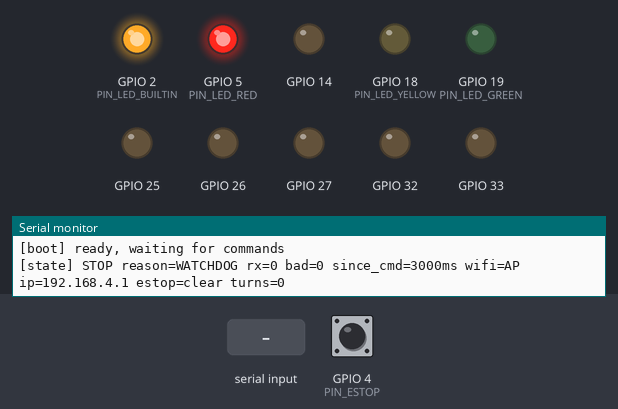
A sketch run on a simulated ESP32. Shown: output pins drawn as LEDs (lit = HIGH), the last lines printed to the serial monitor. The test bench sets the inputs (shaded band); at power-on: GPIO 4 (PIN_ESTOP) HIGH. WiFi joins after 1.5 s; servers stay silent unless stated; not simulated (calls return 0 or success): secrets.h.

Above: at 1.2 s.
1.3 s: GPIO 4 (PIN_ESTOP) pulled LOW for 1 s
4.3 s: "F\n" received over Serial
At 4.7 s:
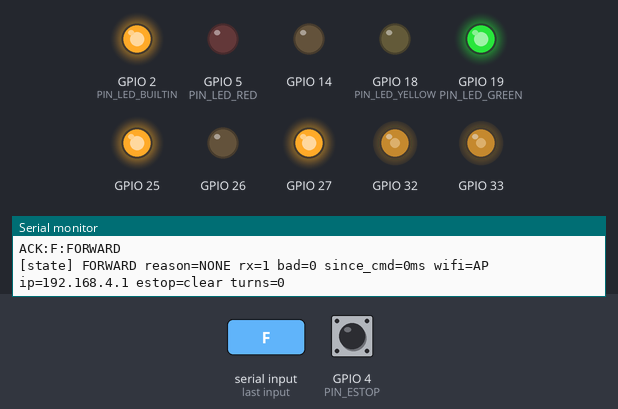
7.3 s: "P\n" received over Serial
10.3 s: "L\n" received over Serial
At 10.45 s:
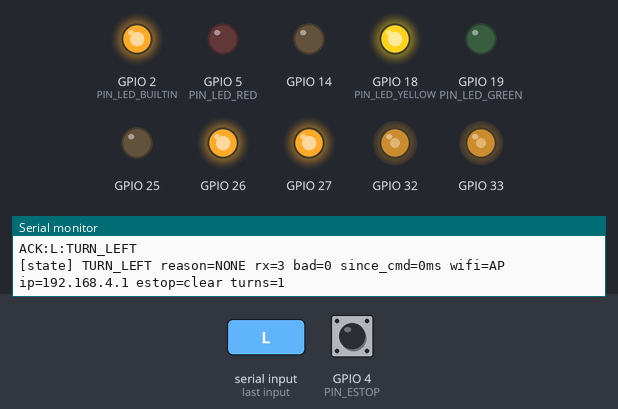
13.3 s: "R\n" received over Serial
At 13.45 s:
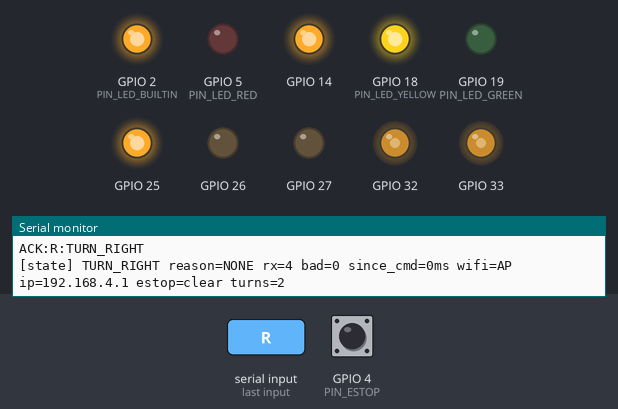
Timing chart, 0 to 17.3 s (numbered marks = the images above; inputs shaded):
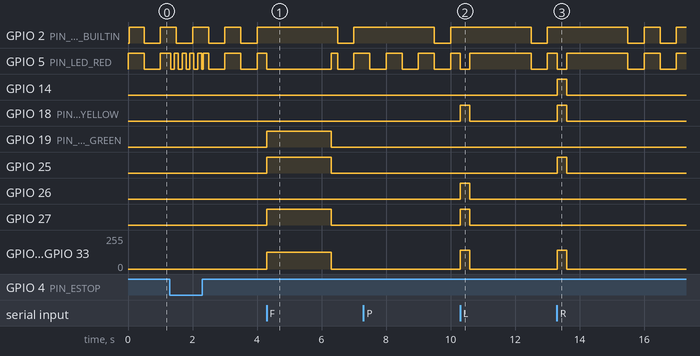

The sketch:

neurodrive_firmware.ino
```cpp
/*
 * NeuroDrive ESP32 vehicle firmware.
 *
 * Receives movement commands from the Python bridge (over WiFi UDP, or over
 * USB serial as a fallback) and drives a 2WD chassis through an L298N.
 *
 * Architecture: four modules, each with one job.
 *
 *     safety.*        emergency stop and watchdog
 *     comm.*          UDP + serial receive, ack
 *     motor_control.* state machine and PWM output
 *     status_led.*    indicator LEDs
 *
 * loop() runs them in that order deliberately: safety first, so a tripped
 * watchdog or a pressed button stops the vehicle before any newly arrived
 * command can be acted on.
 *
 * Pin assignment: config.h.
 *
 * Build: Arduino IDE (open this folder) or PlatformIO (`pio run -t upload`
 * from firmware/). See firmware/README.md.
 */

#include <Arduino.h>

#include "comm.h"
#include "config.h"
#include "motor_control.h"
#include "safety.h"
#include "status_led.h"

static unsigned long lastTelemetryMs = 0;
static MotorState lastReportedState = STATE_STOP;

static void printBanner() {
  Serial.println();
  Serial.println(F("========================================"));
  Serial.println(F(" NeuroDrive vehicle firmware"));
  Serial.println(F("========================================"));
  Serial.print(F(" motor speed   : "));
  Serial.print(SPEED_FORWARD_PCT);
  Serial.println(F("% forward"));
  Serial.print(F(" turn pulse    : "));
  Serial.print(TURN_PULSE_MS);
  Serial.println(F(" ms"));
  Serial.print(F(" watchdog      : "));
  Serial.print(WATCHDOG_TIMEOUT_MS);
  Serial.println(F(" ms"));
  Serial.print(F(" command port  : "));
  Serial.println(UDP_COMMAND_PORT);
  Serial.println(F("----------------------------------------"));
}

static void printTelemetry(unsigned long now) {
  Serial.print(F("[state] "));
  Serial.print(motorStateName(motorGetState()));
  Serial.print(F(" reason="));
  Serial.print(motorStopReasonName(motorGetStopReason()));
  Serial.print(F(" rx="));
  Serial.print(commPacketsReceived());
  Serial.print(F(" bad="));
  Serial.print(commPacketsRejected());
  Serial.print(F(" since_cmd="));
  Serial.print(safetyMillisSinceCommand(now));
  Serial.print(F("ms wifi="));
  Serial.print(commWifiConnected() ? commModeName() : "down");
  Serial.print(F(" ip="));
  Serial.print(commLocalIP());
  Serial.print(F(" estop="));
  Serial.print(safetyEstopActive() ? "PRESSED" : "clear");
  Serial.print(F(" turns="));
  Serial.println(motorTurnCount());
}

void setup() {
  Serial.begin(SERIAL_BAUD);
  // Give the USB CDC / serial monitor a moment, but never block forever:
  // the vehicle must come up whether or not anyone is watching.
  const unsigned long serialDeadline = millis() + 1500;
  while (!Serial && millis() < serialDeadline) {
    delay(10);
  }

  // Motors first: this drives every L298N input low before anything else
  // can run, so the vehicle cannot twitch during boot.
  motorSetup();
  ledSetup();
  safetySetup();

  printBanner();
  commSetup();

  Serial.println(F("[boot] ready, waiting for commands"));
}

void loop() {
  const unsigned long now = millis();

  // 1. Safety supervision. Runs first and unconditionally.
  safetyTick(now);

  // 2. Receive and dispatch commands (non-blocking).
  commTick(now);

  // 3. Advance the motor state machine (expires turn pulses).
  motorTick(now);

  // 4. Indicators. "Link active" means a command arrived recently enough
  //    that the watchdog is satisfied.
  ledTick(now, !safetyWatchdogTripped());

  // 5. Telemetry for the serial monitor. Printed on every state change and
  //    then periodically, so the log shows both events and liveness.
  const MotorState state = motorGetState();
  if (state != lastReportedState) {
    lastReportedState = state;
    printTelemetry(now);
    lastTelemetryMs = now;
  }
#if TELEMETRY_INTERVAL_MS > 0
  else if ((now - lastTelemetryMs) >= TELEMETRY_INTERVAL_MS) {
    lastTelemetryMs = now;
    printTelemetry(now);
  }
#endif

  // No delay(): the loop never blocks, which keeps the command-to-motor
  // path under 10 ms. The 1 ms yield keeps the ESP32's WiFi and idle tasks
  // fed without adding real latency.
  delay(1);
}
```

comm.cpp
```cpp
#include "comm.h"

#include <WiFi.h>
#include <WiFiUdp.h>
#include <ctype.h>
#include <stdio.h>

#include "config.h"
#include "motor_control.h"
#include "safety.h"
#include "secrets.h"

static WiFiUDP udp;
static bool wifiUp = false;
static bool udpListening = false;

static unsigned long packetsReceived = 0;
static unsigned long packetsRejected = 0;
static unsigned long lastPacketMs = 0;
static IPAddress lastPeer;
static uint16_t lastPeerPort = 0;

static char serialLine[UDP_RX_BUFFER];
static size_t serialLineLength = 0;

// ---------------------------------------------------------------------------
// Command decoding
// ---------------------------------------------------------------------------

// Reduce a received line to its command character. Accepts a bare character
// ("F") or the long form ("FORWARD"); returns 0 if nothing is recognised.
static char decodeCommand(const char* text, size_t length) {
  // Skip leading whitespace.
  size_t start = 0;
  while (start < length && isspace((unsigned char)text[start])) {
    start++;
  }
  while (length > start && isspace((unsigned char)text[length - 1])) {
    length--;
  }
  if (start >= length) {
    return 0;
  }

  const char first = (char)toupper((unsigned char)text[start]);
  const size_t remaining = length - start;

  if (remaining == 1) {
    switch (first) {
      case CMD_CHAR_FORWARD:
      case CMD_CHAR_LEFT:
      case CMD_CHAR_RIGHT:
      case CMD_CHAR_STOP:
      case CMD_CHAR_PING:
        return first;
      default:
        return 0;
    }
  }

  // Long forms. Comparing only the first character plus the length keeps
  // this cheap and unambiguous for the four commands we define.
  if (remaining == 7 && first == 'F') return CMD_CHAR_FORWARD;   // FORWARD
  if (remaining == 4 && first == 'L') return CMD_CHAR_LEFT;      // LEFT
  if (remaining == 5 && first == 'R') return CMD_CHAR_RIGHT;     // RIGHT
  if (remaining == 4 && first == 'S') return CMD_CHAR_STOP;      // STOP
  if (remaining == 4 && first == 'P') return CMD_CHAR_PING;      // PING
  return 0;
}

static void sendAck(char command, bool overUdp) {
#if SEND_ACK
  char reply[40];
  const int written = snprintf(reply, sizeof(reply), "ACK:%c:%s\n", command,
                               motorStateName(motorGetState()));
  if (written <= 0) {
    return;
  }
  if (overUdp && udpListening) {
    const uint16_t port = (UDP_ACK_PORT != 0) ? (uint16_t)UDP_ACK_PORT : lastPeerPort;
    if (udp.beginPacket(lastPeer, port)) {
      udp.write((const uint8_t*)reply, (size_t)written);
      udp.endPacket();
    }
  } else {
    Serial.write((const uint8_t*)reply, (size_t)written);
  }
#else
  (void)command;
  (void)overUdp;
#endif
}

// Apply one decoded command. Returns true if it was a real command.
static bool applyCommand(char command, unsigned long now, bool overUdp) {
  switch (command) {
    case CMD_CHAR_FORWARD:
      motorSetState(STATE_FORWARD);
      break;
    case CMD_CHAR_LEFT:
      motorSetState(STATE_TURN_LEFT);
      break;
    case CMD_CHAR_RIGHT:
      motorSetState(STATE_TURN_RIGHT);
      break;
    case CMD_CHAR_STOP:
      motorSetState(STATE_STOP);
      break;
    case CMD_CHAR_PING:
      // Keepalive only: feeds the watchdog without changing the state.
      break;
    default:
      return false;
  }

  // any valid command, including PING, keeps the watchdog happy.
  safetyFeedWatchdog(now);
  packetsReceived++;
  lastPacketMs = now;
  sendAck(command, overUdp);
  return true;
}

// ---------------------------------------------------------------------------
// WiFi
// ---------------------------------------------------------------------------

static void startAccessPoint() {
  WiFi.mode(WIFI_AP);
  const bool ok = WiFi.softAP(WIFI_SSID, WIFI_PASSWORD, WIFI_AP_CHANNEL);
  wifiUp = ok;
  if (ok) {
    Serial.print(F("[wifi] access point '"));
    Serial.print(WIFI_SSID);
    Serial.print(F("' up at "));
    Serial.print(WiFi.softAPIP());
    Serial.print(F(" on channel "));
    Serial.println(WIFI_AP_CHANNEL);
  } else {
    Serial.println(F("[wifi] FAILED to start access point"));
  }
}

static void startStation() {
  WiFi.mode(WIFI_STA);

#if WIFI_USE_STATIC_IP
  IPAddress ip(WIFI_STATIC_IP);
  IPAddress gateway(WIFI_STATIC_GATEWAY);
  IPAddress subnet(WIFI_STATIC_SUBNET);
  if (!WiFi.config(ip, gateway, subnet)) {
    Serial.println(F("[wifi] static IP configuration rejected, using DHCP"));
  }
#endif

  Serial.print(F("[wifi] joining '"));
  Serial.print(WIFI_SSID);
  Serial.print(F("' "));
  WiFi.begin(WIFI_SSID, WIFI_PASSWORD);

  const unsigned long deadline = millis() + (WIFI_CONNECT_TIMEOUT_S * 1000UL);
  while (WiFi.status() != WL_CONNECTED && millis() < deadline) {
    delay(250);
    Serial.print('.');
  }
  Serial.println();

  wifiUp = (WiFi.status() == WL_CONNECTED);
  if (wifiUp) {
    Serial.print(F("[wifi] connected, IP "));
    Serial.println(WiFi.localIP());
    Serial.print(F("[wifi] put this address in python_bridge/config.json "
                   "as transport.udp.esp32_ip\n"));
  } else {
    Serial.println(F("[wifi] NOT connected. Falling back to serial control"));
    Serial.println(F("[wifi] set transport.mode=\"serial\" in config.json"));
  }
}

void commSetup() {
#if WIFI_USE_AP
  startAccessPoint();
#else
  startStation();
#endif

  if (wifiUp) {
    udpListening = udp.begin(UDP_COMMAND_PORT);
    if (udpListening) {
      Serial.print(F("[udp] listening on port "));
      Serial.println(UDP_COMMAND_PORT);
    } else {
      Serial.println(F("[udp] FAILED to bind command port"));
    }
  }

  Serial.println(F("[comm] serial control is always available: type F/L/R/S "
                   "then Enter"));
}

// ---------------------------------------------------------------------------
// Polling
// ---------------------------------------------------------------------------

static int pollUdp(unsigned long now) {
  if (!udpListening) {
    return 0;
  }

  int handled = 0;
  int size = udp.parsePacket();
  while (size > 0) {
    char buffer[UDP_RX_BUFFER];
    const int length = udp.read(buffer, sizeof(buffer) - 1);
    if (length > 0) {
      buffer[length] = '\0';
      lastPeer = udp.remoteIP();
      lastPeerPort = udp.remotePort();

      // A datagram may legitimately carry several newline-separated
      // commands if the bridge bursts a turn.
      int start = 0;
      for (int i = 0; i <= length; i++) {
        if (i == length || buffer[i] == '\n' || buffer[i] == '\r') {
          if (i > start) {
            const char command = decodeCommand(buffer + start, (size_t)(i - start));
            if (command != 0 && applyCommand(command, now, true)) {
              handled++;
            } else if (command == 0) {
              packetsRejected++;
            }
          }
          start = i + 1;
        }
      }
    }
    size = udp.parsePacket();
  }
  return handled;
}

static int pollSerial(unsigned long now) {
  int handled = 0;
  while (Serial.available() > 0) {
    const int value = Serial.read();
    if (value < 0) {
      break;
    }
    const char character = (char)value;

    if (character == '\n' || character == '\r') {
      if (serialLineLength > 0) {
        const char command = decodeCommand(serialLine, serialLineLength);
        if (command != 0 && applyCommand(command, now, false)) {
          handled++;
        } else if (command == 0) {
          packetsRejected++;
          Serial.println(F("ERR:unknown command"));
        }
        serialLineLength = 0;
      }
      continue;
    }

    if (serialLineLength < sizeof(serialLine) - 1) {
      serialLine[serialLineLength++] = character;
    } else {
      // Overlong line: drop it rather than overflow the buffer.
      serialLineLength = 0;
      packetsRejected++;
    }
  }
  return handled;
}

int commTick(unsigned long now) {
  int handled = 0;
  handled += pollUdp(now);
  handled += pollSerial(now);
  return handled;
}

// ---------------------------------------------------------------------------
// Introspection
// ---------------------------------------------------------------------------

bool commWifiConnected() {
#if WIFI_USE_AP
  return wifiUp;
#else
  return wifiUp && WiFi.status() == WL_CONNECTED;
#endif
}

IPAddress commLocalIP() {
#if WIFI_USE_AP
  return WiFi.softAPIP();
#else
  return WiFi.localIP();
#endif
}

const char* commModeName() {
#if WIFI_USE_AP
  return "AP";
#else
  return "STA";
#endif
}

unsigned long commPacketsReceived() { return packetsReceived; }
unsigned long commPacketsRejected() { return packetsRejected; }
unsigned long commLastPacketMs() { return lastPacketMs; }
IPAddress commLastPeer() { return lastPeer; }
```

comm.h
```cpp
/*
 * Communication: WiFi/UDP command receiver plus USB serial fallback.
 *
 * One ASCII character followed by a newline. The long forms ("FORWARD",
 * "STOP", ...) also work, so you can drive the vehicle by hand from a plain
 * serial monitor.
 */

#ifndef NEURODRIVE_COMM_H
#define NEURODRIVE_COMM_H

#include <Arduino.h>

void commSetup();

// Poll both links and dispatch any commands found. Returns the number of
// valid commands handled this iteration.
int commTick(unsigned long now);

bool commWifiConnected();
IPAddress commLocalIP();
const char* commModeName();

unsigned long commPacketsReceived();
unsigned long commPacketsRejected();
unsigned long commLastPacketMs();
IPAddress commLastPeer();

#endif  // NEURODRIVE_COMM_H
```

motor_control.h
```cpp
/*
 * Motor control state machine.
 *
 * The module owns the GPIO. Nothing else in the firmware writes to the
 * L298N pins, which is what makes the emergency stop and the watchdog
 * trustworthy: they only have to call one function.
 */

#ifndef NEURODRIVE_MOTOR_CONTROL_H
#define NEURODRIVE_MOTOR_CONTROL_H

#include <Arduino.h>

enum MotorState {
  STATE_STOP = 0,
  STATE_FORWARD,
  STATE_TURN_LEFT,
  STATE_TURN_RIGHT
};

// Why the vehicle is in its current state. Reported over serial, and used
// by the LED module. Ordered by severity; the highest one wins the LEDs.
enum StopReason {
  STOP_REASON_NONE = 0,
  STOP_REASON_COMMAND,    // the host asked for STOP
  STOP_REASON_WATCHDOG,   //: no command for WATCHDOG_TIMEOUT_MS
  STOP_REASON_ESTOP       //: hardware button pressed
};

void motorSetup();

// Ask for a state change. Ignored, except for STOP, while the emergency
// stop is latched. Asking again for the turn already running does NOT
// restart its timer, so keepalive re-sends cannot stretch a 300 ms turn
// forever.
void motorSetState(MotorState state);

// Must be called every loop iteration: expires the turn pulse and applies
// the resulting outputs.
void motorTick(unsigned long now);

// Immediate, unconditional stop. Safe to call from anywhere.
void motorEmergencyStop(StopReason reason);

// Clear a latched emergency stop. The vehicle stays stopped until a new
// movement command arrives.
void motorClearEmergencyStop();

MotorState motorGetState();
MotorState motorGetBaseState();   // what resumes when a turn pulse ends
StopReason motorGetStopReason();
bool motorIsLatched();

// Human-readable names for telemetry.
const char* motorStateName(MotorState state);
const char* motorStopReasonName(StopReason reason);

// Counters for the serial telemetry line and the test report.
unsigned long motorTransitionCount();
unsigned long motorTurnCount();

#endif  // NEURODRIVE_MOTOR_CONTROL_H
```

safety.h
```cpp
/*
 * Safety supervision: watchdog and emergency stop.
 *
 * These checks run before anything else in loop(), and they call
 * motorEmergencyStop() directly. They never depend on the network stack,
 * so a hung WiFi task cannot prevent the vehicle from stopping.
 *
 * The button on PIN_ESTOP is only the signalling half of the emergency
 * stop. It should also physically break the motor supply. Wire both:
 * firmware can fail, a switch in the battery line cannot.
 */

#ifndef NEURODRIVE_SAFETY_H
#define NEURODRIVE_SAFETY_H

#include <Arduino.h>

void safetySetup();

// Call once per loop iteration, before processing any commands.
void safetyTick(unsigned long now);

// Called by the communication layer whenever a valid command is accepted.
void safetyFeedWatchdog(unsigned long now);

bool safetyEstopActive();
bool safetyWatchdogTripped();
unsigned long safetyMillisSinceCommand(unsigned long now);
unsigned long safetyWatchdogTripCount();
unsigned long safetyEstopPressCount();

#endif  // NEURODRIVE_SAFETY_H
```

status_led.cpp
```cpp
#include "status_led.h"

#include "config.h"
#include "motor_control.h"
#include "safety.h"

#define BLINK_SLOW_MS 500
#define BLINK_FAST_MS 120

// Returns true for the "on" half of a blink cycle of the given period.
static bool blinkPhase(unsigned long now, unsigned long periodMs) {
  return (now / periodMs) % 2 == 0;
}

void ledSetup() {
  pinMode(PIN_LED_BUILTIN, OUTPUT);
  pinMode(PIN_LED_GREEN, OUTPUT);
  pinMode(PIN_LED_YELLOW, OUTPUT);
  pinMode(PIN_LED_RED, OUTPUT);

  digitalWrite(PIN_LED_BUILTIN, LOW);
  digitalWrite(PIN_LED_GREEN, LOW);
  digitalWrite(PIN_LED_YELLOW, LOW);
  digitalWrite(PIN_LED_RED, HIGH);  // stopped is the boot state
}

void ledTick(unsigned long now, bool linkActive) {
  const MotorState state = motorGetState();

  bool green = (state == STATE_FORWARD);
  bool yellow = (state == STATE_TURN_LEFT || state == STATE_TURN_RIGHT);
  bool red = false;

  if (state == STATE_STOP) {
    switch (motorGetStopReason()) {
      case STOP_REASON_ESTOP:
        red = blinkPhase(now, BLINK_FAST_MS);
        break;
      case STOP_REASON_WATCHDOG:
        red = blinkPhase(now, BLINK_SLOW_MS);
        break;
      default:
        red = true;  // ordinary commanded stop
        break;
    }
  }

  digitalWrite(PIN_LED_GREEN, green ? HIGH : LOW);
  digitalWrite(PIN_LED_YELLOW, yellow ? HIGH : LOW);
  digitalWrite(PIN_LED_RED, red ? HIGH : LOW);

  // Heartbeat: solid once commands are flowing, slow blink while waiting.
  const bool heartbeat = linkActive ? true : blinkPhase(now, BLINK_SLOW_MS);
  digitalWrite(PIN_LED_BUILTIN, heartbeat ? HIGH : LOW);
}
```

Source omitted: motor_control.cpp (8325 bytes), safety.cpp (3268 bytes), status_led.h (898 bytes), config.h (4947 bytes)

Measured:
- after the input at 4.3 s, GPIO 19 (PIN_LED_GREEN), GPIO 25, GPIO 27: LOW → HIGH at once, → LOW 2.0 s later; GPIO 32, GPIO 33: 0/255 → 127/255 at once, → 0/255 2.0 s later
- after the input at 10.3 s, GPIO 18 (PIN_LED_YELLOW), GPIO 26, GPIO 27: LOW → HIGH at once, → LOW 0.30 s later; GPIO 32, GPIO 33: 0/255 → 139/255 at once, → 0/255 0.30 s later
- after the input at 13.3 s, GPIO 14, GPIO 18 (PIN_LED_YELLOW), GPIO 25: LOW → HIGH at once, → LOW 0.30 s later; GPIO 32, GPIO 33: 0/255 → 139/255 at once, → 0/255 0.30 s later
- by itself, GPIO 2 (PIN_LED_BUILTIN): alternates HIGH for 0.50 s and LOW for 0.50 s
